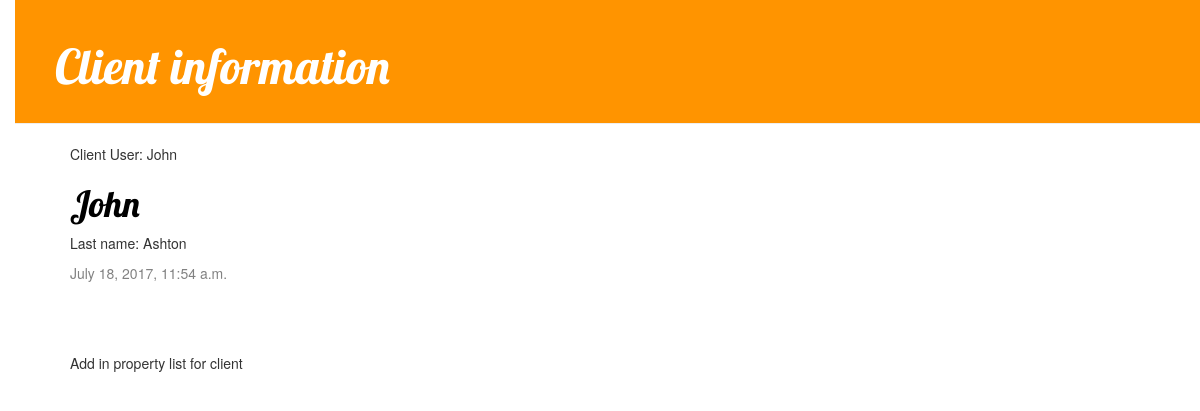
Page /client/1/ on the earlier database version.
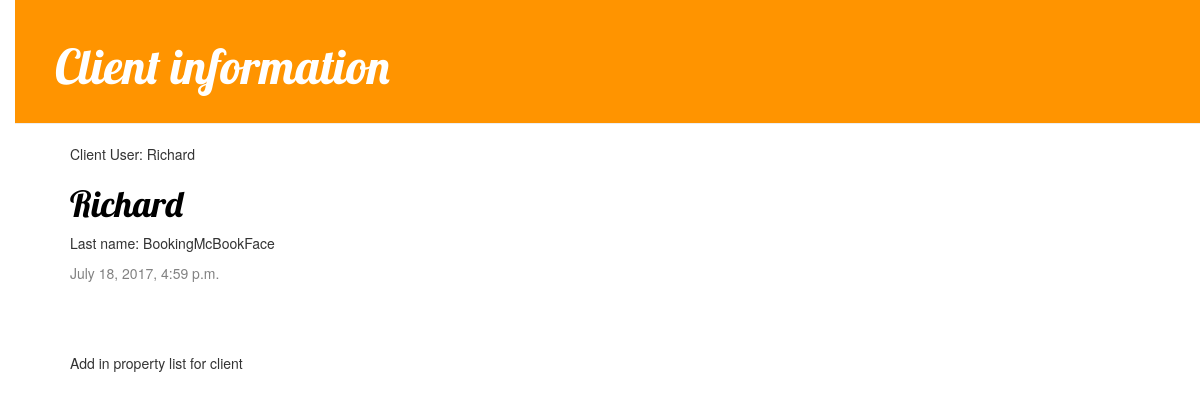
Same page on the later database version.
### booking/models.py (models this page shows, shortened)
class Client(models.Model):
    clients = models.ForeignKey('auth.User')
    email = models.EmailField(('email address'), max_length=254, unique=True)
    first_name = models.CharField(('first name'), max_length=30, blank=True)
    last_name = models.CharField(('last name'), max_length=30, blank=True)
    date_joined = models.DateTimeField(('date joined'), default=timezone.now)
    is_staff = models.BooleanField(('staff status'), default=False,
        help_text=('Designates whether the user can log into this admin '
                    'site.'))
    is_active = models.BooleanField(('active'), default=True,
        help_text=('Designates whether this user should be treated as '
                    'active. Unselect this instead of deleting accounts.'))
    def __str__(self):
            return self.first_name

### booking/views.py (the view)
# urls.py: url(r'^client/(?P<pk>\d+)/$', views.client_detail, name='client_detail'),
def client_detail(request, pk):
    clients = get_object_or_404(Client, pk=pk)
    return render(request, 'booking/client_detail.html', {'clients': clients})

### booking/templates/booking/client_detail.html
{% extends 'booking/base.html' %}
{% block content %}
    <div class='client'>
      <p>Client User: {{ clients }}</p>
      <h1><a href="">{{ clients.first_name }}</a></h1>
      <p>Last name: {{ clients.last_name}}</p>
      <div class='date'>
        <p>{{ clients.date_joined }}</p>
      </div>
    </div>
    <p> Add in property list for client </p>
{%endblock%}

Differences in the rows shown:
changed Client: first_name "John" → "Richard"; last_name "Ashton" → "BookingMcBookFace"; date_joined "July 18, 2017, 11:54 a.m." → "July 18, 2017, 4:59 p.m."
